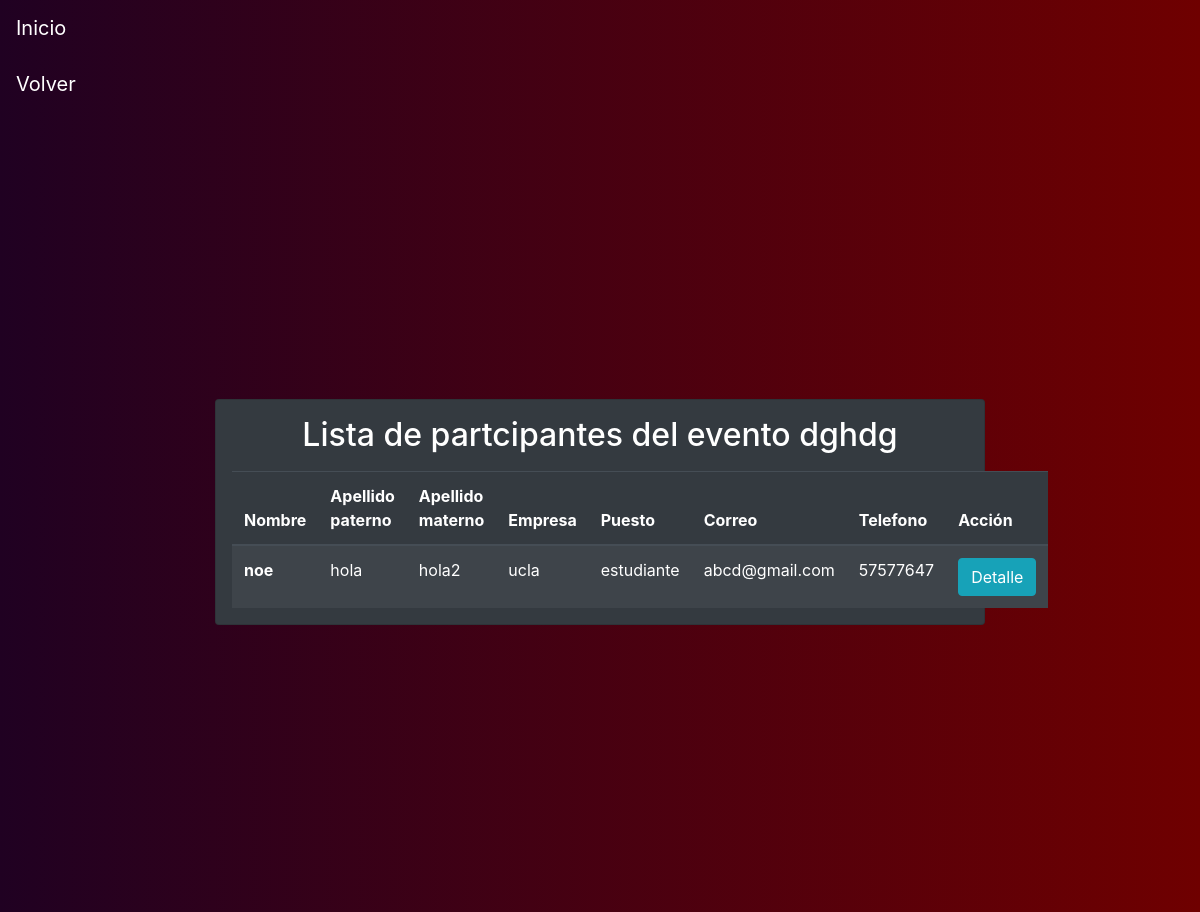
The app's page /detail-event/14/dghdg, older data.
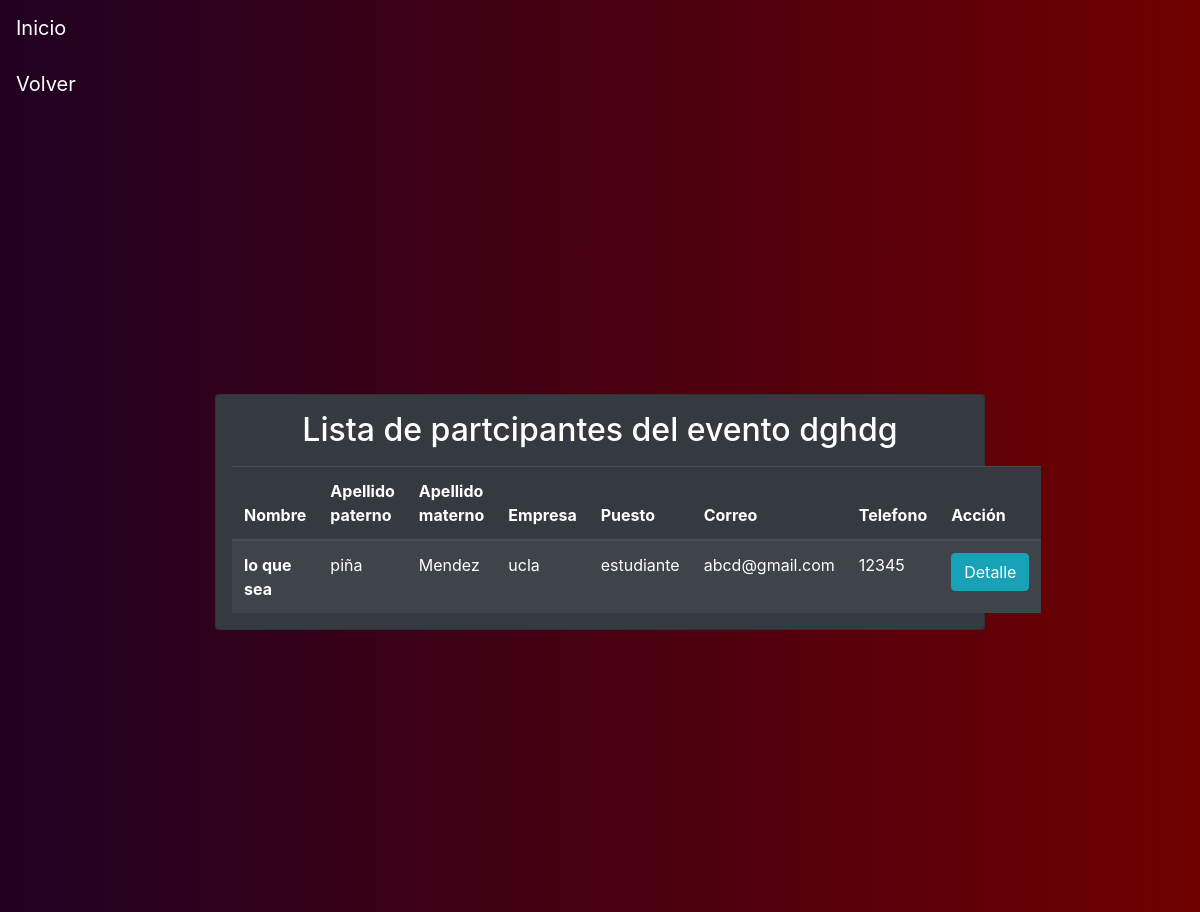
The same page, newer data.
### tables this page shows
CREATE TABLE Participante (
       nombre text not null,
       apellido_paterno  text not null,
       apellido_materno text not null ,
       empresa text not null ,
       puesto text not null,
       correo text not null,
       telefono text not null,
       evento_id integer not null,
       comprobante_id integer not null ,
       foreign key (evento_id) references Evento(id),
       foreign key (comprobante_id) references Comprobante(id),
       primary key (correo,evento_id)
);

### app.py (the view)
@app.route("/detail-event/<id>/<name>")
def detail_event(id, name):
    participantes = query_db('SELECT * FROM Participante WHERE evento_id = ?', [id])
    return render_template('detail_event.html', id=id, participantes=participantes, name=name)

### app.py (called while the page is built)
def make_dicts(cursor, row):
    return dict((cursor.description[idx][0], value)
                for idx, value in enumerate(row))

def get_db():
    db = getattr(g, '_database', None)
    if db is None:
        db = g._database = sqlite3.connect(DATABASE)
        db.row_factory = make_dicts
    return db

@app.teardown_appcontext
def close_connection(exception):
    db = getattr(g, '_database', None)
    if db is not None:
        db.close()

def query_db(query, args=(), one=False):
    cur = get_db().execute(query, args)
    rv = cur.fetchall()
    cur.close()
    return (rv[0] if rv else None) if one else rv

### templates/detail_event.html
{% extends 'layout.html' %}
{% block body %}
<nav class=" bg-custom navbar navbar-light bg-light">
     <a class="navbar-brand text-white" href="/events-inactive">Volver</a>
</nav>
<div class="container-fluid">
    <div class="bg-custom row align-items-center justify-content-center vh-100">
        <div class="col-md-8">
            <div class="card bg-dark">
                <div class="car-body text-white mx-3">
                    <h2 class="card-title text-center mt-3"> Lista de partcipantes del evento {{ name }} </h2>
                    <table class="table table-striped table-dark my-3 ">
                      <thead>
                        <tr>
                          <th scope="col">Nombre</th>
                          <th scope="col">Apellido paterno</th>
                          <th scope="col">Apellido materno</th>
                          <th scope="col">Empresa</th>
                          <th scope="col">Puesto</th>
                          <th scope="col">Correo</th>
                          <th scope="col">Telefono</th>
                          <th scope="col">Acción</th>
                        </tr>
                      </thead>
                      <tbody>
                      {% for part in participantes %}
                        <tr>
                          <th scope="row">{{ part.nombre }}</th>
                          <td>{{ part.apellido_paterno }}</td>
                          <td>{{ part.apellido_materno}}</td>
                          <td>{{ part.empresa }}</td>
                          <td>{{ part.puesto }}</td>
                          <td>{{ part.correo }}</td>
                          <td>{{ part.telefono }}</td>
                          <td>
                              <a class="btn btn-info" href="/comprobante-inactive/{{ part.correo }}/{{ part.evento_id }}/{{ name }}"> Detalle</a>
                          </td>
                        </tr>
                      {% endfor %}
                      </tbody>
                    </table>
                </div>
            </div>
        </div>
    </div>
</div>
{% endblock %}

### templates/layout.html (shortened to what this page needs)
<!DOCTYPE html>
<html lang="en">
    <head>
        <link rel="stylesheet" href="https://stackpath.bootstrapcdn.com/bootstrap/4.4.1/css/bootstrap.min.css"
>
        <link rel="stylesheet" href="{{ url_for('static', filename='css/custom.css') }}">
    </head>
    <body>
        <nav class=" bg-custom navbar navbar-light bg-light">
            <a class="navbar-brand text-white" href="/">Inicio</a>
        </nav>
        {% block body%}
        {% endblock %}
    </body>
</html>

### static/css/custom.css (style rules this page uses)
.bg-custom { background: #200122; background: -webkit-linear-gradient(to right,#200122, #6f0000); background: linear-gradient(to right, #200122, #6f0000); }
body { background: #200122; background: -webkit-linear-gradient(to right,#200122, #6f0000); background: linear-gradient(to right, #200122, #6f0000); }

Row changes from the older to the newer data that the page shows:
removed Participante: nombre "noe", apellido_paterno "hola", apellido_materno "hola2", empresa "ucla", puesto "estudiante", correo "abcd@gmail.com", telefono "57577647"
added Participante: nombre "lo que sea", apellido_paterno "piña", apellido_materno "Mendez", empresa "ucla", puesto "estudiante", correo "abcd@gmail.com", telefono "12345"
